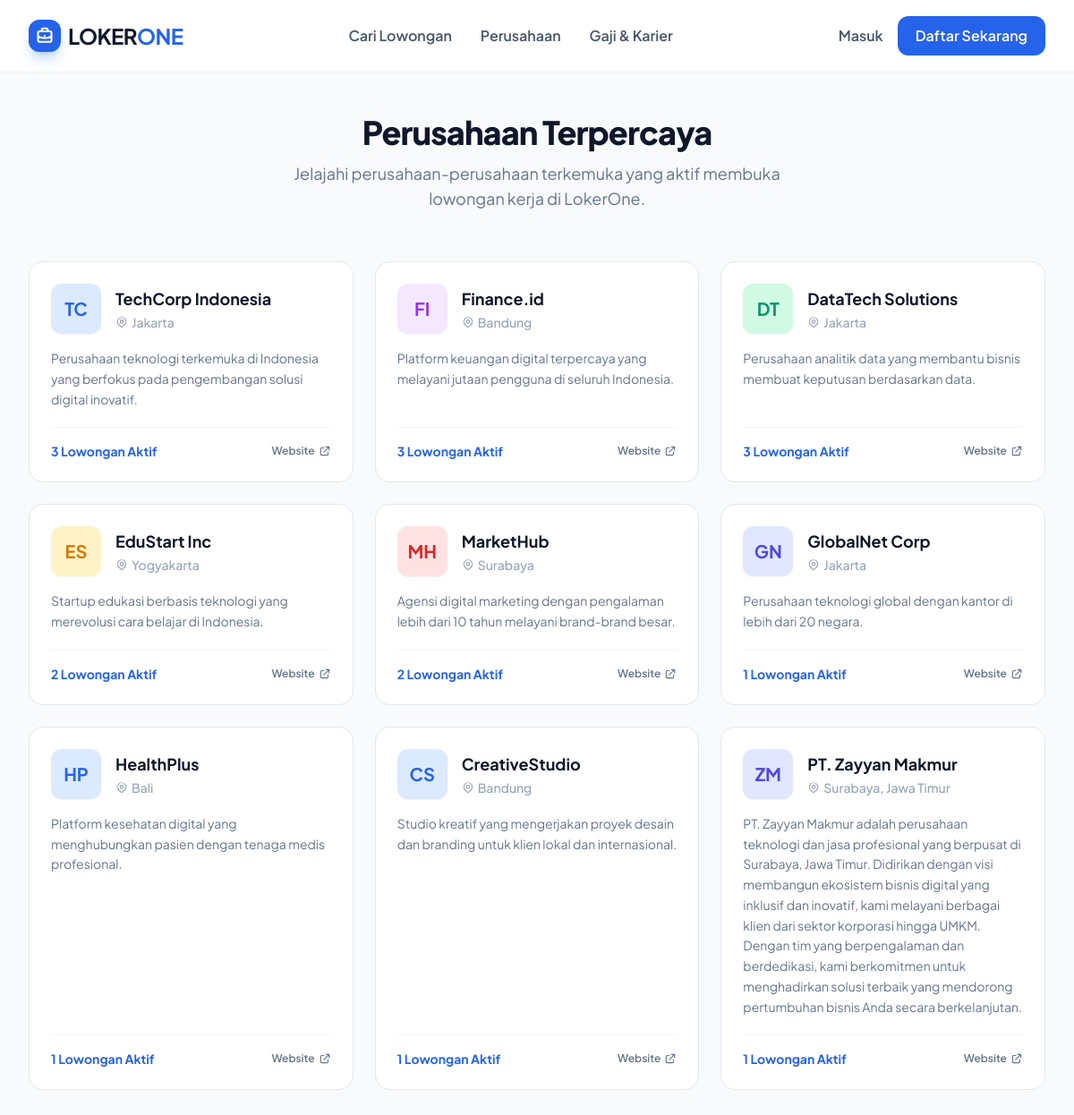
The page /companies.php on the database its author committed.
### tables this page shows
CREATE TABLE `companies` (
  `id` int NOT NULL,
  `NAME` varchar(100) NOT NULL,
  `logo_initial` char(2) NOT NULL,
  `color` varchar(20) DEFAULT 'blue',
  `description` text,
  `website` varchar(200) DEFAULT NULL,
  `location` varchar(100) DEFAULT NULL,
  `created_at` timestamp NULL DEFAULT CURRENT_TIMESTAMP,
  `user_id` int DEFAULT NULL,
  `logo_path` varchar(255) DEFAULT NULL
);

### companies.php (the view, shortened to what this page needs)
<?php
require_once 'config/config.php';
$companies = $pdo->query("
    SELECT c.id, c.NAME as name, c.logo_initial, c.logo_path, c.color, c.description, c.website, c.location,
           COUNT(j.id) as job_count
    FROM companies c
    LEFT JOIN jobs j ON j.company_id = c.id AND j.STATUS = 'active'
    GROUP BY c.id
    ORDER BY job_count DESC
")->fetchAll();
require_once 'includes/header.php';
?>
<div class="min-h-screen pt-32 pb-20 bg-slate-50">
    <div class="max-w-7xl mx-auto px-4 sm:px-6 lg:px-8">
        <div class="text-center mb-14">
            <h1 class="text-4xl font-extrabold text-slate-900 tracking-tight mb-3">Perusahaan Terpercaya</h1>
            <p class="text-slate-500 text-lg max-w-xl mx-auto">Jelajahi perusahaan-perusahaan terkemuka yang aktif membuka lowongan kerja di LokerOne.</p>
        </div>
        <div class="grid grid-cols-1 md:grid-cols-2 lg:grid-cols-3 gap-6">
            <?php foreach ($companies as $company):
                $cn = $company['name'] ?? 'Tidak Diketahui';
                $colorClass = 'bg-blue-100 text-blue-600';
                if ($company['color'] == 'purple')  $colorClass = 'bg-purple-100 text-purple-600';
                if ($company['color'] == 'orange')  $colorClass = 'bg-amber-100 text-amber-600';
                if ($company['color'] == 'emerald') $colorClass = 'bg-emerald-100 text-emerald-600';
                if ($company['color'] == 'red')     $colorClass = 'bg-red-100 text-red-600';
                if ($company['color'] == 'indigo')  $colorClass = 'bg-indigo-100 text-indigo-600';
                $initial = $company['logo_initial'] ?? substr($cn, 0, 2);
            ?>
            <div class="job-card bg-white rounded-2xl border border-slate-200 p-6 flex flex-col">
                <div class="flex items-center mb-4">
                    <div class="w-14 h-14 rounded-xl <?= $colorClass ?> flex items-center justify-center font-bold text-xl mr-4 shadow-sm flex-shrink-0 overflow-hidden relative">
                        <?php if (!empty($company['logo_path'])): ?>
                            <img src="<?= htmlspecialchars($company['logo_path']) ?>" alt="Logo" class="w-full h-full object-cover">
                        <?php else: ?>
                            <?= htmlspecialchars($initial) ?>
                        <?php endif; ?>
                    </div>
                    <div>
                        <h2 class="font-bold text-slate-900 text-lg"><?= htmlspecialchars($cn) ?></h2>
                        <p class="text-slate-400 text-sm font-medium flex items-center mt-0.5">
                            <?= htmlspecialchars($company['location'] ?? '-') ?>
                        </p>
                    </div>
                </div>
                <p class="text-slate-500 text-sm leading-relaxed mb-5 flex-1">
                    <?= htmlspecialchars($company['description'] ?? 'Tidak ada deskripsi.') ?>
                </p>
                <div class="pt-4 border-t border-slate-100 flex items-center justify-between">
                    <span class="text-brand-600 font-bold text-sm">
                        <?= $company['job_count'] ?> Lowongan Aktif
                    </span>
                    <?php if (!empty($company['website'])): ?>
                    <a href="<?= htmlspecialchars($company['website']) ?>" target="_blank"
                       class="inline-flex items-center text-xs text-slate-500 hover:text-brand-600 font-semibold transition-colors">
                        Website
                        <svg class="w-3.5 h-3.5 ml-1" fill="none" stroke="currentColor" viewBox="0 0 24 24"><path stroke-linecap="round" stroke-linejoin="round" stroke-width="2" d="M10 6H6a2 2 0 00-2 2v10a2 2 0 002 2h10a2 2 0 002-2v-4M14 4h6m0 0v6m0-6L10 14"></path></svg>
                    </a>
                    <?php endif; ?>
                </div>
            </div>
            <?php endforeach; ?>
        </div>
    </div>
</div>
<?php require_once 'includes/footer.php'; ?>

### includes/header.php (shortened to what this page needs)
<!DOCTYPE html>
<html lang="id">
<head>
    <script src="https://cdn.tailwindcss.com"></script>
</head>
<body class="text-slate-800 antialiased overflow-x-hidden">
    <nav class="fixed w-full z-50 glass-nav transition-all duration-300" id="navbar">
        <div class="max-w-7xl mx-auto px-4 sm:px-6 lg:px-8">
            <div class="flex justify-between items-center h-20">
                <div class="flex-shrink-0 flex items-center cursor-pointer transition-transform hover:scale-105 active:scale-95" onclick="window.location.href='index.php'">
                    <div class="w-9 h-9 bg-brand-600 rounded-xl flex items-center justify-center mr-2 shadow-lg shadow-brand-500/30">
                    </div>
                    <span class="font-bold text-2xl tracking-tight text-slate-900">LOKER<span class="text-brand-600">ONE</span></span>
                </div>
                <?php
                $isEmployerPage = (strpos($_SERVER['PHP_SELF'], '/employer/') !== false);
                $base = $isEmployerPage ? '../' : '';
                $isCompany = (($_SESSION['user_role'] ?? 'user') === 'company');
                ?>
                <div class="hidden md:flex space-x-8 items-center">
                    <?php if ($isCompany): ?>
                        <a href="<?= $base ?>employer/index.php" class="text-slate-600 hover:text-brand-600 font-semibold transition-colors">Dashboard</a>
                        <a href="<?= $base ?>employer/create-job.php" class="text-slate-600 hover:text-brand-600 font-semibold transition-colors">Buat Lowongan</a>
                        <a href="<?= $base ?>employer/company-profile.php" class="text-slate-600 hover:text-brand-600 font-semibold transition-colors">Profil Perusahaan</a>
                    <?php else: ?>
                        <a href="<?= $base ?>index.php" class="text-slate-600 hover:text-brand-600 font-semibold transition-colors">Cari Lowongan</a>
                        <a href="<?= $base ?>companies.php" class="text-slate-600 hover:text-brand-600 font-semibold transition-colors">Perusahaan</a>
                        <a href="<?= $base ?>salary.php" class="text-slate-600 hover:text-brand-600 font-semibold transition-colors">Gaji &amp; Karier</a>
                    <?php endif; ?>
                </div>
                <div class="hidden md:flex items-center space-x-4">
                    <?php if (isset($_SESSION['user_id'])): ?>
                        <div class="flex items-center gap-3 relative group cursor-pointer">
                            <div class="w-10 h-10 rounded-full bg-brand-100 flex items-center justify-center text-brand-600 font-bold border border-brand-200">
                                <?= substr(htmlspecialchars($_SESSION['user_name']), 0, 1) ?>
                            </div>
                            <span class="font-semibold text-slate-700 hidden lg:block"><?= htmlspecialchars($_SESSION['user_name']) ?></span>
                            <div class="absolute right-0 top-full mt-2 w-48 bg-white rounded-xl shadow-xl border border-slate-100 opacity-0 invisible group-hover:opacity-100 group-hover:visible transition-all duration-200 transform origin-top-right group-hover:translate-y-0 translate-y-2 z-50">
                                <div class="p-2 space-y-1">
                                    <?php if ($isCompany): ?>
                                        <a href="<?= $base ?>employer/index.php" class="block px-4 py-2 text-sm text-slate-600 font-medium hover:bg-slate-50 hover:text-brand-600 rounded-lg transition-colors">Dashboard</a>
                                        <a href="<?= $base ?>employer/create-job.php" class="block px-4 py-2 text-sm text-slate-600 font-medium hover:bg-slate-50 hover:text-brand-600 rounded-lg transition-colors">Buat Lowongan</a>
                                    <?php else: ?>
                                        <a href="<?= $base ?>profile.php" class="block px-4 py-2 text-sm text-slate-600 font-medium hover:bg-slate-50 hover:text-brand-600 rounded-lg transition-colors">Profil Saya</a>
                                        <a href="<?= $base ?>applications.php" class="block px-4 py-2 text-sm text-slate-600 font-medium hover:bg-slate-50 hover:text-brand-600 rounded-lg transition-colors">Lamaran Saya</a>
                                    <?php endif; ?>
                                    <div class="h-px bg-slate-100 my-1"></div>
                                    <a href="<?= $base ?>logout.php" class="block px-4 py-2 text-sm text-red-600 font-medium hover:bg-red-50 rounded-lg transition-colors">Keluar</a>
                                </div>
                            </div>
                        </div>
                    <?php else: ?>
                        <a href="<?= $base ?>login.php" class="text-slate-600 hover:text-brand-600 font-semibold transition-colors">Masuk</a>
                        <a href="<?= $base ?>register.php" class="bg-brand-600 hover:bg-brand-700 text-white px-5 py-2.5 rounded-xl font-semibold btn-animate">Daftar Sekarang</a>
                    <?php endif; ?>
                </div>
            </div>
        </div>
    </nav>

### includes/footer.php (shortened to what this page needs)
</body>
</html>

### includes/header.php (style rules this page uses)
body { font-family: 'Plus Jakarta Sans', sans-serif; background-color: #f8fafc; }
.glass-nav { background: rgba(255, 255, 255, 0.9); backdrop-filter: blur(12px); border-bottom: 1px solid rgba(0,0,0,0.05); }
.job-card { transition: all 0.3s ease; }
.btn-animate { transition: all 0.2s cubic-bezier(0.4, 0, 0.2, 1); }

### rows shown on the page
companies: logo_initial "TC", NAME "TechCorp Indonesia", location "Jakarta", description "Perusahaan teknologi terkemuka di Indonesia yang berfokus pada pengembangan solusi digital inovatif.", job_count "3"
companies: logo_initial "FI", NAME "Finance.id", location "Bandung", description "Platform keuangan digital terpercaya yang melayani jutaan pengguna di seluruh Indonesia.", job_count "3"
companies: logo_initial "DT", NAME "DataTech Solutions", location "Jakarta", description "Perusahaan analitik data yang membantu bisnis membuat keputusan berdasarkan data.", job_count "3"
companies: logo_initial "ES", NAME "EduStart Inc", location "Yogyakarta", description "Startup edukasi berbasis teknologi yang merevolusi cara belajar di Indonesia.", job_count "2"
companies: logo_initial "MH", NAME "MarketHub", location "Surabaya", description "Agensi digital marketing dengan pengalaman lebih dari 10 tahun melayani brand-brand besar.", job_count "2"
companies: logo_initial "GN", NAME "GlobalNet Corp", location "Jakarta", description "Perusahaan teknologi global dengan kantor di lebih dari 20 negara.", job_count "1"
companies: logo_initial "HP", NAME "HealthPlus", location "Bali", description "Platform kesehatan digital yang menghubungkan pasien dengan tenaga medis profesional.", job_count "1"
companies: logo_initial "CS", NAME "CreativeStudio", location "Bandung", description "Studio kreatif yang mengerjakan proyek desain dan branding untuk klien lokal dan internasional.", job_count "1"
companies: logo_initial "ZM", NAME "PT. Zayyan Makmur", location "Surabaya, Jawa Timur", description "PT. Zayyan Makmur adalah perusahaan teknologi dan jasa profesional yang berpusat di Surabaya, Jawa Timur. Didirikan dengan visi membangun ekosistem bisnis digital yang inklusif dan inovatif, kami melayani berbagai klien dari sektor korporasi hingga UMKM. Dengan tim yang berpengalaman dan berdedikasi, kami berkomitmen untuk menghadirkan solusi terbaik yang mendorong pertumbuhan bisnis Anda secara berkelanjutan.", job_count "1"
